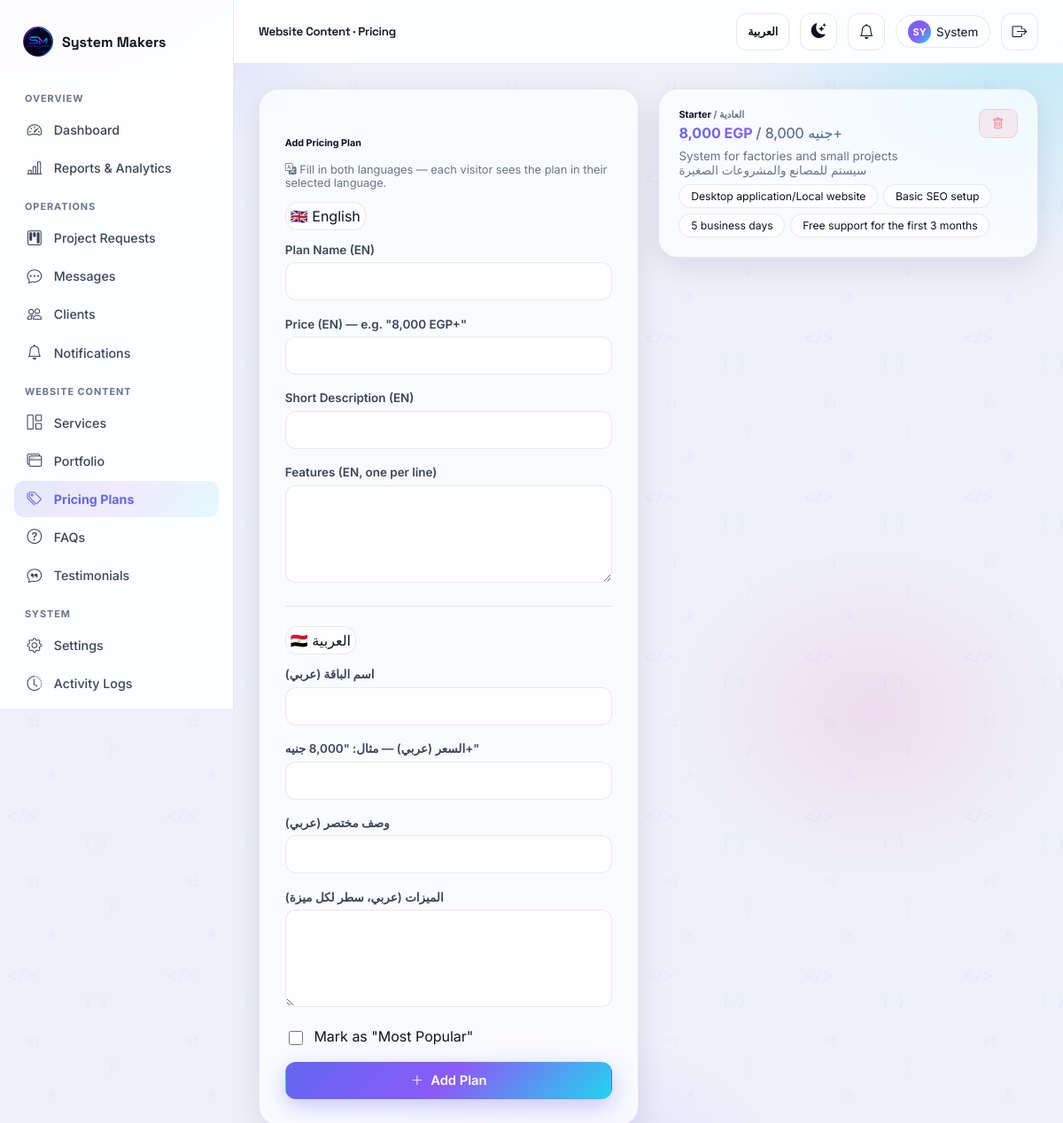
The page /admin/content/pricing (signed in) on the database its author committed.
### app/models/user.py (models this page shows, shortened)
class User(UserMixin, db.Model):
    __tablename__ = "users"
    id = db.Column(db.Integer, primary_key=True)
    full_name = db.Column(db.String(150), nullable=False)
    username = db.Column(db.String(80), unique=True, nullable=False, index=True)
    email = db.Column(db.String(150), unique=True, nullable=False, index=True)
    phone = db.Column(db.String(40))
    company = db.Column(db.String(150))
    password_hash = db.Column(db.String(255), nullable=False)
    role = db.Column(db.String(20), nullable=False, default="client")  # admin | client
    avatar_url = db.Column(db.String(255), default="")
    is_active_account = db.Column(db.Boolean, default=True)
    email_verified = db.Column(db.Boolean, default=False)
    verification_token = db.Column(db.String(100))
    reset_token = db.Column(db.String(100))
    reset_token_expires = db.Column(db.DateTime)
    created_at = db.Column(db.DateTime, default=lambda: datetime.now(timezone.utc))
    last_login = db.Column(db.DateTime)
    requests = db.relationship("ProjectRequest", backref="owner", lazy="dynamic",
                                foreign_keys="ProjectRequest.user_id")
    sent_messages = db.relationship("Message", backref="sender", lazy="dynamic",
                                     foreign_keys="Message.sender_id")
    notifications = db.relationship("Notification", backref="user", lazy="dynamic")
    @property
    def is_active(self):
        return self.is_active_account
    @property
    def is_admin(self) -> bool:
        return self.role == "admin"
    @property
    def unread_notifications_count(self) -> int:
        return self.notifications.filter_by(is_read=False).count()

### app/models/content.py (models this page shows, shortened)
class PricingPlan(db.Model):
    __tablename__ = "pricing_plans"
    id = db.Column(db.Integer, primary_key=True)
    name_en = db.Column(db.String(100), nullable=False)
    name_ar = db.Column(db.String(100), nullable=False)
    price_en = db.Column(db.String(50), nullable=False)  # e.g. "8,000 EGP+"
    price_ar = db.Column(db.String(50), nullable=False)  # e.g. "8,000 جنيه+"
    description_en = db.Column(db.String(255))
    description_ar = db.Column(db.String(255))
    features_en = db.Column(db.Text)  # newline separated
    features_ar = db.Column(db.Text)  # newline separated
    is_featured = db.Column(db.Boolean, default=False)
    order = db.Column(db.Integer, default=0)
    is_active = db.Column(db.Boolean, default=True)
    def feature_list(self, lang):
        raw = self.features_ar if lang == "ar" else self.features_en
        return [f.strip() for f in (raw or "").split("\n") if f.strip()]

### app/routes/admin.py (the view, shortened to what this page needs)
@admin_bp.route("/content/pricing", methods=["GET", "POST"])
def manage_pricing():
    plans = PricingPlan.query.order_by(PricingPlan.order).all()
    return render_template("admin/manage_pricing.html", plans=plans)

### app/models/__init__.py (called while the page is built)
@login_manager.user_loader
def load_user(user_id):
    return User.query.get(int(user_id))

### app/routes/admin.py (called while the page is built)
@admin_bp.before_request
@login_required
@admin_required
def require_admin():
    pass

### app/translations.py (called while the page is built)
def get_translator(lang: str):
    table = TRANSLATIONS.get(lang, TRANSLATIONS["en"])
    fallback = TRANSLATIONS["en"]
    def t(key: str) -> str:
        return table.get(key) or fallback.get(key) or key
    return t

### app/templates/admin/manage_pricing.html (shortened to what this page needs)
{% extends "layout_dashboard.html" %}
{% block page_title %}Website Content · Pricing{% endblock %}
{% block sidebar %}{% include "partials/admin_sidebar.html" %}{% endblock %}
{% block dash_content %}
<div class="grid-2" style="align-items:start; gap:22px;">
  <div class="glass" style="padding:1.8rem;">
    <h6 style="margin-bottom:16px;">Add Pricing Plan</h6>
    <p class="text-muted-2" style="font-size:.8rem; margin-bottom:14px;"><i class="bi bi-translate"></i> Fill in both languages — each visitor sees the plan in their selected language.</p>
    <form method="POST" novalidate>
      <div class="pill-tabs" style="margin-bottom:14px;">
        <span class="active" style="cursor:default;">🇬🇧 English</span>
      </div>
      <div class="field-group"><label class="form-label">Plan Name (EN)</label><input type="text" name="name_en" class="form-control" required></div>
      <div class="field-group"><label class="form-label">Price (EN) — e.g. "8,000 EGP+"</label><input type="text" name="price_en" class="form-control" required></div>
      <div class="field-group"><label class="form-label">Short Description (EN)</label><input type="text" name="description_en" class="form-control"></div>
      <div class="field-group"><label class="form-label">Features (EN, one per line)</label><textarea name="features_en" class="form-control" rows="4"></textarea></div>
      <div class="divider"></div>
      <div class="pill-tabs" style="margin-bottom:14px;">
        <span class="active" style="cursor:default;">🇪🇬 العربية</span>
      </div>
      <div class="field-group"><label class="form-label">اسم الباقة (عربي)</label><input type="text" name="name_ar" class="form-control" dir="rtl" required></div>
      <div class="field-group"><label class="form-label">السعر (عربي) — مثال: "8,000 جنيه+"</label><input type="text" name="price_ar" class="form-control" dir="rtl" required></div>
      <div class="field-group"><label class="form-label">وصف مختصر (عربي)</label><input type="text" name="description_ar" class="form-control" dir="rtl"></div>
      <div class="field-group"><label class="form-label">الميزات (عربي، سطر لكل ميزة)</label><textarea name="features_ar" class="form-control" rows="4" dir="rtl"></textarea></div>
      <div class="form-check" style="margin:16px 0;">
        <input type="checkbox" name="is_featured" id="is_featured"><label for="is_featured">Mark as "Most Popular"</label>
      </div>
      <button type="submit" class="btn btn-grad btn-block"><i class="bi bi-plus-lg"></i> Add Plan</button>
    </form>
  </div>
  <div>
    {% for p in plans %}
    <div class="glass card-hover" style="padding:1.4rem; margin-bottom:14px;">
      <div style="display:flex; justify-content:space-between; align-items:flex-start;">
        <div>
          <h6 style="margin:0 0 4px;">{{ p.name_en }} <span class="text-muted-2">/ {{ p.name_ar }}</span> {% if p.is_featured %}<span class="badge-soft badge-primary">Featured</span>{% endif %}</h6>
          <div class="text-grad" style="font-weight:700;">{{ p.price_en }} <span class="text-muted-2" style="font-weight:400;">/ {{ p.price_ar }}</span></div>
        </div>
        <form method="POST" action="{{ url_for('admin.delete_pricing', plan_id=p.id) }}" onsubmit="return confirm('Delete this plan?');">
          <button type="submit" class="btn btn-danger-soft btn-sm"><i class="bi bi-trash"></i></button>
        </form>
      </div>
      <p class="text-muted-2" style="font-size:.84rem; margin:8px 0;">{{ p.description_en }}<br><span dir="rtl">{{ p.description_ar }}</span></p>
      <div style="display:flex; flex-wrap:wrap; gap:6px;">
        {% for f in p.feature_list('en') %}<span class="chip" style="font-size:.76rem;">{{ f }}</span>{% endfor %}
      </div>
    </div>
    {% else %}
    <div class="empty-state"><i class="bi bi-tags"></i><p>No pricing plans yet.</p></div>
    {% endfor %}
  </div>
</div>
{% endblock %}

### app/templates/layout_dashboard.html (shortened to what this page needs)
{% extends "base.html" %}
{% block body %}
<div class="app-shell">
  <aside class="sidebar" id="sidebar">
    <div class="sidebar-brand">
      <span class="brand-mark" style="background:transparent; box-shadow:none;"><img src="{{ url_for('static', filename='images/brand/logo_256.png') }}" alt="System Makers" style="width:100%;height:100%;object-fit:contain;"></span>
      <span style="font-family:'Space Grotesk',sans-serif; font-weight:700;">System Makers</span>
    </div>
    {% block sidebar %}{% endblock %}
  </aside>
  <div class="main-content">
    <div class="topbar">
      <div style="display:flex; align-items:center; gap:14px;">
        <h5 style="margin:0;">{% block page_title %}Dashboard{% endblock %}</h5>
      </div>
      <div style="display:flex; align-items:center; gap:12px;">
        <a href="{{ url_for('main.set_language', lang_code='ar' if lang == 'en' else 'en') }}" class="theme-toggle lang-toggle" style="width:auto; padding:0 12px; font-size:.78rem; font-weight:700;" title="Switch language">
          {{ t('lang_switch') }}
        </a>
        <button class="theme-toggle" data-theme-toggle title="Toggle theme">
          <i class="bi bi-sun-fill" data-theme-icon></i>
        </button>
        <a href="{{ url_for('admin.notifications') if current_user.is_admin else url_for('client.notifications') }}"
           class="theme-toggle" style="position:relative;" title="Notifications">
          <i class="bi bi-bell"></i>
        </a>
        <div class="chip" style="cursor:pointer;">
          <div class="avatar-circle" style="width:26px; height:26px; font-size:.68rem;">{{ current_user.full_name[:2]|upper }}</div>
          <span style="font-size:.84rem;">{{ current_user.full_name.split(' ')[0] }}</span>
        </div>
        <a href="{{ url_for('auth.logout') }}" class="theme-toggle" title="Logout"><i class="bi bi-box-arrow-right"></i></a>
      </div>
    </div>
    <div class="content-area">
      {% block dash_content %}{% endblock %}
    </div>
  </div>
</div>
{% endblock %}

### rows shown on the page
User: full_name "SY", full_name "System"
PricingPlan: name_en "Starter", name_ar "العادية", price_ar "8,000 جنيه+", description_en "System for factories and small projects", description_ar "سيستم للمصانع والمشروعات الصغيرة", f "Desktop application/Local website" "Basic SEO setup" "5 business days" "Free support for the first 3 months"

### other values the page prints
{{ t('sidebar_overview') }} "OVERVIEW"
{{ t('admin_dashboard') }} "Dashboard"
{{ t('admin_reports') }} "Reports & Analytics"
{{ t('sidebar_operations') }} "OPERATIONS"
{{ t('admin_requests') }} "Project Requests"
{{ t('admin_messages') }} "Messages"
{{ t('admin_clients') }} "Clients"
{{ t('admin_notifications') }} "Notifications"
{{ t('sidebar_content') }} "WEBSITE CONTENT"
{{ t('admin_services') }} "Services"
{{ t('admin_portfolio') }} "Portfolio"
{{ t('admin_pricing') }} "Pricing Plans"
{{ t('admin_faqs') }} "FAQs"
{{ t('admin_testimonials') }} "Testimonials"
{{ t('sidebar_system') }} "SYSTEM"
